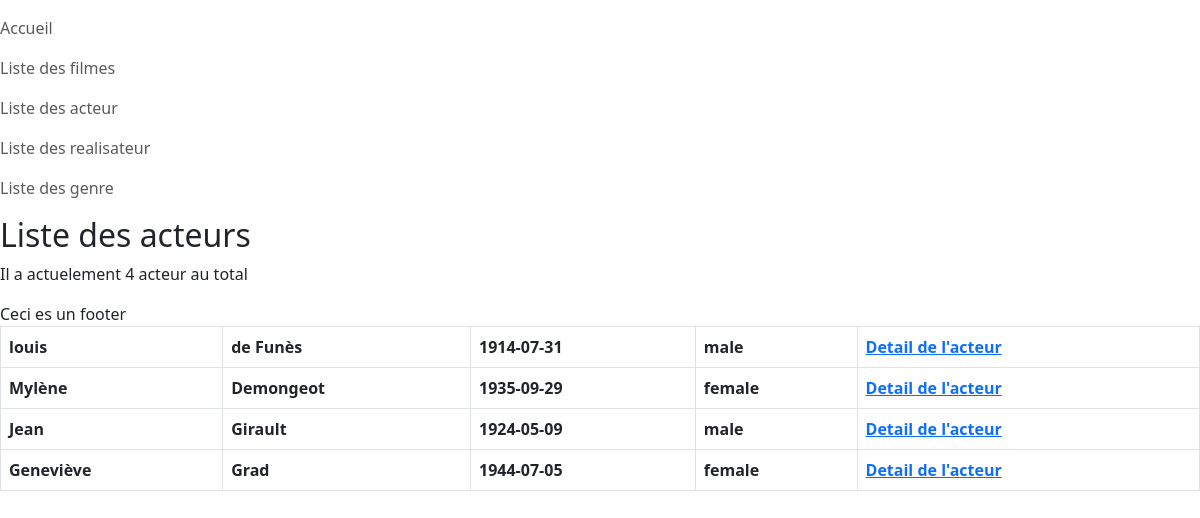
/index.php?action=listeActors, run on the app's committed database.
### tables this page shows
CREATE TABLE `actor` (
  `id_actor` int(11) NOT NULL,
  `id_human` int(11) NOT NULL
);

CREATE TABLE `human` (
  `id_human` int(11) NOT NULL,
  `first_name` varchar(50) DEFAULT NULL,
  `last_name` varchar(50) DEFAULT NULL,
  `birthdate` date DEFAULT NULL,
  `sex` varchar(50) DEFAULT NULL,
  `photo` varchar(255) DEFAULT NULL
);

### controleurs/HumansController.php (called while the page is built, shortened)
<?php
require_once "bdd/DAO.php";
class HumansController
{
    public function findAllActor()
    {
         $dao = new DAO;
         $sql = "SELECT a.id_actor, h.first_name, h.last_name, h.birthdate, h.sex FROM `actor` a
         JOIN human h
         ON h.id_human = a.id_human";
         $acteurs= $dao->executerRequete($sql);
        require_once"views/actor/listeActors.php";
    }
}
?>

### bdd/DAO.php (called while the page is built, shortened)
 <?php class DAO
 {
    private $bdd;
    public function __construct()
    {
        $this->bdd = new PDO('mysql:host=localhost;dbname=cinema;charset=utf8', 'root', '');}
    public function executerRequete($sql, $params = NULL){
        if ($params == NULL)
        {
        $resultat = $this->bdd->query($sql);
        }
        else
        {
            $resultat = $this->bdd->prepare($sql);
            $resultat->execute($params);
        }
            return $resultat;
    }
}

### views/actor/listeActors.php (the view, shortened to what this page needs)
<h2>
   Liste des acteurs
</h2>
<p>Il a actuelement <?= $acteurs->rowCount()?> acteur au total</p>
<table class="table table-bordered">
<?php
while ($acteur = $acteurs->fetch())
{ ?>
    <tr>
        <th><?= $acteur["first_name"];?></th>
        <th><?= $acteur["last_name"];?></th>
        <th><?= $acteur["birthdate"];?></th>
        <th><?= $acteur["sex"];?></th>
        <th><a href="index.php?action=detailActor&id=<?=$acteur["id_actor"];?>">Detail de l'acteur </a></th>
    </tr>
<?php
}
?>
<?php
$content = ob_get_clean();
require_once "./views/template.php";
?>

### index.php (shortened to what this page needs)
<?php
$homeCtlr = new HomeController;
$humanCtlr = new HumansController;
if (isset($_GET['action']))
{
     switch($_GET['action'])
    {
        case 'listeActors':
            $humanCtlr->findAllActor();
            break;
    }
}
else
{
    $homeCtlr->homePage();
}
?>

### views/template.php (shortened to what this page needs)
<!DOCTYPE html>
<html lang="fr">
<head>
    <link href="https://cdn.jsdelivr.net/npm/bootstrap@5.3.0/dist/css/bootstrap.min.css"
    rel="stylesheet">
</head>
<body>
    <header>
        <nav class="navbar">
            <ul class="navbar-nav">
                <li class="nav-item"><a class="nav-link" href="index.php">Accueil</a></li>
                <li class="nav-item"><a class="nav-link" href="index.php?action=listeFilms">Liste des filmes</a></li>
                <li class="nav-item"><a class="nav-link" href="index.php?action=listeActors">Liste des acteur</a></li>
                <li class="nav-item"><a class="nav-link" href="index.php?action=listeDirectors">Liste des realisateur</a></li>
                <li class="nav-item"><a class="nav-link" href="index.php?action=listeGenres">Liste des genre</a></li>
            </ul>
        </nav>
    </header>
    <main>
        <?= $content?>
    </main>
    <footer>
        <span>Ceci es un footer</span>
    </footer>
</body>
</html>

### data on the page
actor: id_human.first_name "louis", id_human.last_name "de Funès", id_human.birthdate "1914-07-31", id_human.sex "male"
actor: id_human.first_name "Mylène", id_human.last_name "Demongeot", id_human.birthdate "1935-09-29", id_human.sex "female"
actor: id_human.first_name "Jean", id_human.last_name "Girault", id_human.birthdate "1924-05-09", id_human.sex "male"
actor: id_human.first_name "Geneviève", id_human.last_name "Grad", id_human.birthdate "1944-07-05", id_human.sex "female"

### other printed values
$acteurs->rowCount() "4"
